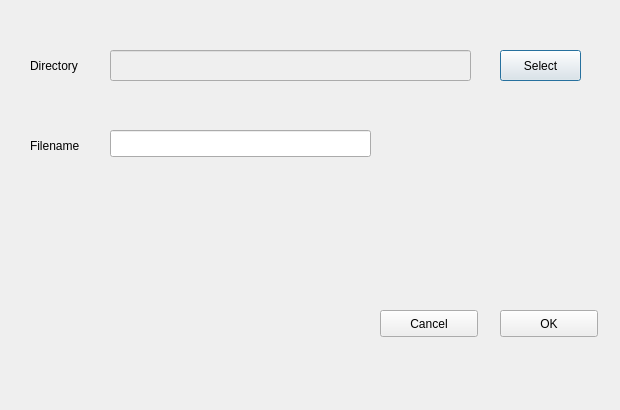
<?xml version="1.0" encoding="UTF-8"?>
<ui version="4.0">
 <class>RetrieveForm</class>
 <widget class="QDialog" name="RetrieveForm">
  <property name="geometry">
   <rect>
    <x>0</x>
    <y>0</y>
    <width>620</width>
    <height>410</height>
   </rect>
  </property>
  <property name="windowTitle">
   <string>RetrieveForm</string>
  </property>
  <widget class="QLabel" name="directoryLabel">
   <property name="geometry">
    <rect>
     <x>30</x>
     <y>50</y>
     <width>81</width>
     <height>31</height>
    </rect>
   </property>
   <property name="text">
    <string>Directory</string>
   </property>
  </widget>
  <widget class="QLabel" name="filenameLabel">
   <property name="geometry">
    <rect>
     <x>30</x>
     <y>130</y>
     <width>81</width>
     <height>31</height>
    </rect>
   </property>
   <property name="text">
    <string>Filename</string>
   </property>
  </widget>
  <widget class="QLineEdit" name="directory">
   <property name="enabled">
    <bool>false</bool>
   </property>
   <property name="geometry">
    <rect>
     <x>110</x>
     <y>50</y>
     <width>361</width>
     <height>31</height>
    </rect>
   </property>
  </widget>
  <widget class="QLineEdit" name="filename">
   <property name="geometry">
    <rect>
     <x>110</x>
     <y>130</y>
     <width>261</width>
     <height>27</height>
    </rect>
   </property>
  </widget>
  <widget class="QPushButton" name="selectButton">
   <property name="geometry">
    <rect>
     <x>500</x>
     <y>50</y>
     <width>81</width>
     <height>31</height>
    </rect>
   </property>
   <property name="text">
    <string>Select</string>
   </property>
  </widget>
  <widget class="QPushButton" name="cancel_button">
   <property name="geometry">
    <rect>
     <x>380</x>
     <y>310</y>
     <width>98</width>
     <height>27</height>
    </rect>
   </property>
   <property name="text">
    <string>Cancel</string>
   </property>
  </widget>
  <widget class="QPushButton" name="ok_button">
   <property name="geometry">
    <rect>
     <x>500</x>
     <y>310</y>
     <width>98</width>
     <height>27</height>
    </rect>
   </property>
   <property name="text">
    <string>OK</string>
   </property>
  </widget>
 </widget>
 <resources/>
 <connections/>
</ui>
